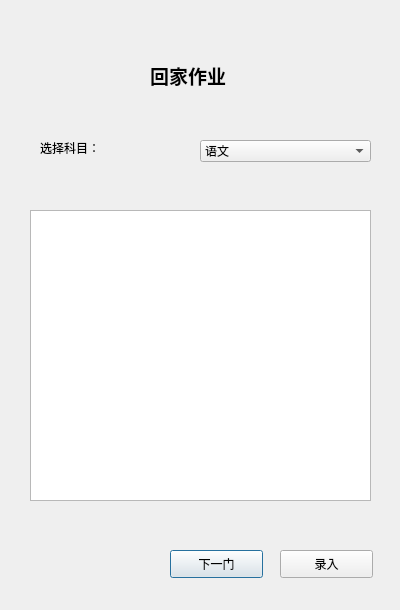
<?xml version="1.0" encoding="UTF-8"?>
<ui version="4.0">
 <class>Insert</class>
 <widget class="QDialog" name="Insert">
  <property name="geometry">
   <rect>
    <x>0</x>
    <y>0</y>
    <width>400</width>
    <height>610</height>
   </rect>
  </property>
  <property name="windowTitle">
   <string>作业</string>
  </property>
  <widget class="QLabel" name="label">
   <property name="geometry">
    <rect>
     <x>150</x>
     <y>60</y>
     <width>101</width>
     <height>31</height>
    </rect>
   </property>
   <property name="font">
    <font>
     <family>Adobe Devanagari</family>
     <pointsize>14</pointsize>
     <weight>75</weight>
     <bold>true</bold>
    </font>
   </property>
   <property name="text">
    <string>回家作业</string>
   </property>
  </widget>
  <widget class="QComboBox" name="comboBox">
   <property name="geometry">
    <rect>
     <x>200</x>
     <y>140</y>
     <width>171</width>
     <height>22</height>
    </rect>
   </property>
   <item>
    <property name="text">
     <string>语文</string>
    </property>
   </item>
   <item>
    <property name="text">
     <string>数学</string>
    </property>
   </item>
   <item>
    <property name="text">
     <string>英语</string>
    </property>
   </item>
   <item>
    <property name="text">
     <string>物理</string>
    </property>
   </item>
   <item>
    <property name="text">
     <string>化学</string>
    </property>
   </item>
   <item>
    <property name="text">
     <string>生物</string>
    </property>
   </item>
   <item>
    <property name="text">
     <string>政治</string>
    </property>
   </item>
   <item>
    <property name="text">
     <string>历史</string>
    </property>
   </item>
   <item>
    <property name="text">
     <string>地理</string>
    </property>
   </item>
  </widget>
  <widget class="QLabel" name="label_2">
   <property name="geometry">
    <rect>
     <x>40</x>
     <y>140</y>
     <width>91</width>
     <height>16</height>
    </rect>
   </property>
   <property name="text">
    <string>选择科目：</string>
   </property>
  </widget>
  <widget class="QTextEdit" name="textEdit">
   <property name="geometry">
    <rect>
     <x>30</x>
     <y>210</y>
     <width>341</width>
     <height>291</height>
    </rect>
   </property>
  </widget>
  <widget class="QPushButton" name="pushButton">
   <property name="geometry">
    <rect>
     <x>170</x>
     <y>550</y>
     <width>93</width>
     <height>28</height>
    </rect>
   </property>
   <property name="text">
    <string>下一门</string>
   </property>
  </widget>
  <widget class="QPushButton" name="pushButton_2">
   <property name="geometry">
    <rect>
     <x>280</x>
     <y>550</y>
     <width>93</width>
     <height>28</height>
    </rect>
   </property>
   <property name="text">
    <string>录入</string>
   </property>
  </widget>
 </widget>
 <resources/>
 <connections/>
</ui>
